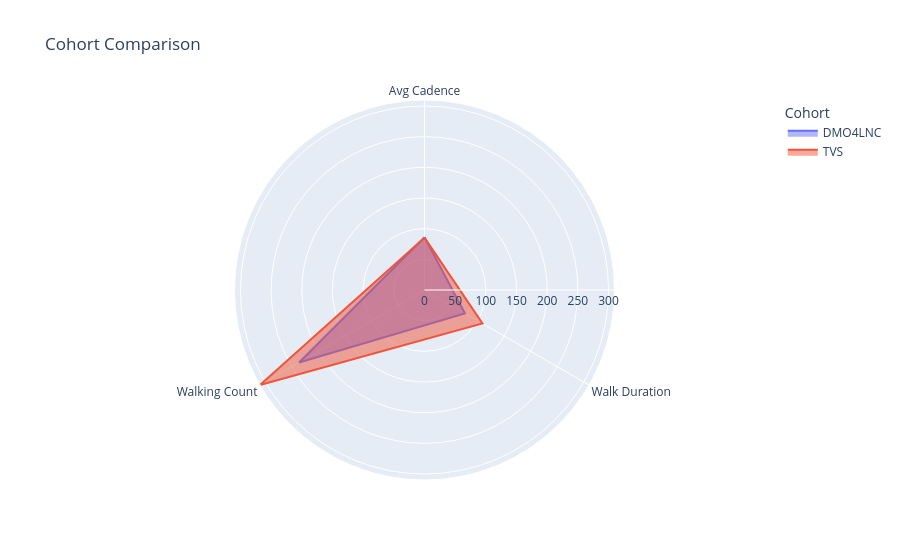

The code cell stored with this chart in its notebook:
### Code cell
# 1. Calculate means and create a dictionary
data = {
    "Metric": ['Avg Cadence', 'Walk Duration', 'Walking Count'] * 2,
    "Value": [
        # Cohort 1 Means
        dmo4lnc_weekly_cp_dmos["wb_all__cadence_spm__avg_w"].mean(),
        dmo4lnc_weekly_cp_dmos["total_walking_duration_min_w"].mean(),
        dmo4lnc_weekly_cp_dmos["wb_all__count_w"].mean(),
        # Cohort 2 Means
        tvs_weekly_dmos["cadence_all_avg_d"].mean(),
        tvs_weekly_dmos["walkdur_all_sum_d"].mean(),
        tvs_weekly_dmos["wb_all_sum_d"].mean()
    ],
    "Cohort": ['DMO4LNC'] * 3 + ['TVS'] * 3
}

df_plot = pd.DataFrame(data)

# 2. Create the Radar Plot
fig = px.line_polar(
    df_plot,
    r='Value',
    theta='Metric',
    color='Cohort',
    line_close=True,
    title="Cohort Comparison"
)

# 3. Optional: Fill the area under the lines
fig.update_traces(fill='toself')

fig.show()

### Figure 1 — Plotly figure (JSON) as saved in the notebook; plotly's stock layout.template omitted (floating-point values rounded to 4 significant figures)
{"data": [{"hovertemplate": "Cohort=DMO4LNC<br>Value=%{r}<br>Metric=%{theta}<extra></extra>", "legendgroup": "DMO4LNC", "line": {"color": "#636efa", "dash": "solid"}, "marker": {"symbol": "circle"}, "mode": "lines", "name": "DMO4LNC", "r": [86.09, 76.09, 236.1, 86.09], "showlegend": true, "subplot": "polar", "theta": ["Avg Cadence", "Walk Duration", "Walking Count", "Avg Cadence"], "type": "scatterpolar", "fill": "toself"}, {"hovertemplate": "Cohort=TVS<br>Value=%{r}<br>Metric=%{theta}<extra></extra>", "legendgroup": "TVS", "line": {"color": "#EF553B", "dash": "solid"}, "marker": {"symbol": "circle"}, "mode": "lines", "name": "TVS", "r": [85.31, 109.1, 309.7, 85.31], "showlegend": true, "subplot": "polar", "theta": ["Avg Cadence", "Walk Duration", "Walking Count", "Avg Cadence"], "type": "scatterpolar", "fill": "toself"}], "layout": {"polar": {"domain": {"x": [0.0, 1.0], "y": [0.0, 1.0]}, "angularaxis": {"direction": "clockwise", "rotation": 90}}, "legend": {"title": {"text": "Cohort"}, "tracegroupgap": 0}, "title": {"text": "Cohort Comparison"}}}
